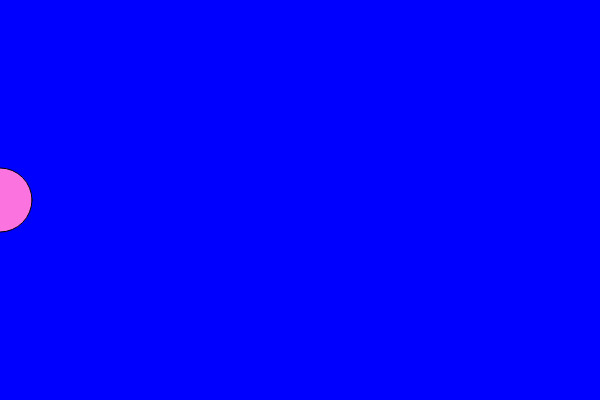
Frame 1 (no input)
Frame 60 (no input): identical to frame 1, image omitted
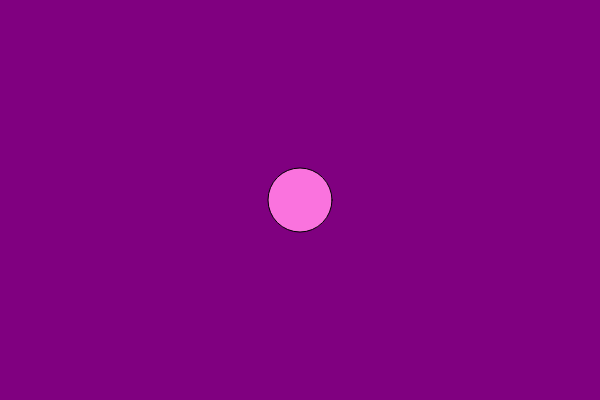
Frame 120 (the mouse pressed at the canvas centre since frame 60)

The p5.js sketch that drew these frames (run headless with seeded random() and noise() and a simulated clock; from frame 60 on, the mouse is pressed at the canvas centre):

// p5.js sketch
// ── sketch.js
//var col = 0;
var r = 0;
var b = 255;

function setup() {
  createCanvas(600, 400);
}

function draw() {
  r = map(mouseX, 0, 600, 0, 255);
  b = map(mouseX, 0, 600, 255, 0);
  background(r, 0, b);
  fill(250, 115, 222);
  ellipse(mouseX, 200, 64, 64)
}
